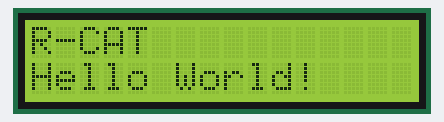
Bench run of a sketch on a simulated Arduino Uno, built with avr-gcc and run on an emulated ATmega328P. Parts: 16×2 character LCD.

Above: at 0.1 s.
At 3.4 s:
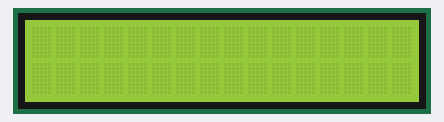

The sketch:

display_text_on_lcd_16x2.ino
```cpp
#include<LiquidCrystal.h> //Library for LCD
LiquidCrystal lcd(12, 11, 5, 4, 3, 2);// LCD pins at which it is attached to the Arduino
int sw=8;
int swread =1;
void setup() //method used to run the source for the one time onlys
{
  pinMode(sw,INPUT_PULLUP);
  lcd.begin(16, 2);//LCD order i.e. 16 columns & 2 rows
  lcd.print("R-CAT ");
  lcd.setCursor(0,1);//setting cursor on LCD
  lcd.print("Hello World!");
  delay(1000);//
}
void loop()
{
 lcd.noDisplay();
 delay(100);
 lcd.scrollDisplayLeft();
 delay(100);
}
```

Measured:
- by itself, everything shown: repeats every 8.0 s, in 28 steps
